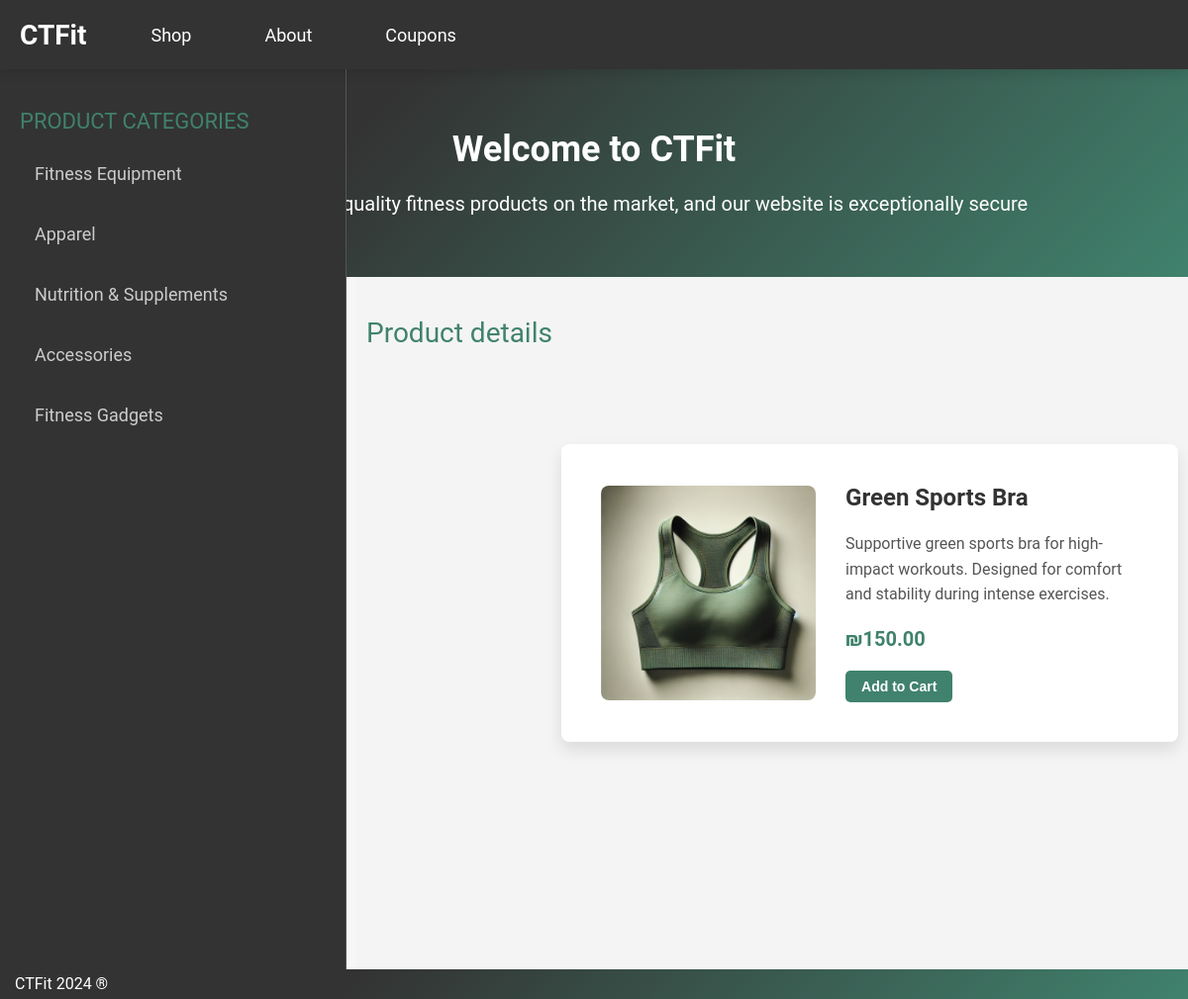
The app's page /product.php?title=Green+Sports+Bra with its own data.
### tables this page shows
CREATE TABLE `products_2` (
  `id` int NOT NULL,
  `image` varchar(255) NOT NULL,
  `title` varchar(255) NOT NULL,
  `price` varchar(10) NOT NULL,
  `description` text NOT NULL,
  `category` varchar(100) NOT NULL,
  `meta_description` varchar(255) NOT NULL,
  `meta_keywords` varchar(255) NOT NULL
);

### php/functions.php (called while the page is built, shortened)
<?php
function dbConnect(){
    $mysqli = new mysqli(SERVER, USERNAME, PASSWORD, DATABASE);
    if($mysqli->connect_errno != 0){
        return FALSE;
    }else{
        return $mysqli;
    }
}
function getCategories(){
    $mysqli = dbConnect();
    $result = $mysqli->query("SELECT DISTINCT category FROM products_2");
    while($row = $result->fetch_assoc()){
        $categories[] = $row;
    }
    return $categories;
}
function getProductByTitle($title){
    $mysqli = dbConnect();
    $stmt = $mysqli->prepare("SELECT * FROM products_2 WHERE title = ?");
    $stmt->bind_param("s", $title);
    $stmt->execute();
    $result = $stmt->get_result();
    $data = $result->fetch_all(MYSQLI_ASSOC);
    return $data;
}

### product.php (the view, shortened to what this page needs)
<?php require "php/functions.php" ?>
<?php
    if (isset($_GET["title"])) {
        $title = urldecode($_GET["title"]);
        $product = getProductByTitle($title);
    }
?>
<!DOCTYPE html>
<html lang="en">
<head>
    <link rel="stylesheet" href="css/style.css">
</head>
<body>
    <?php include "includes/nav.php" ?>
    <?php include "includes/header.php" ?>
    <main>
        <div class="left">
            <div class="section-title">Product Categories</div>
            <?php $categories = getCategories(); ?>
            <?php
                foreach ($categories as $category) {
                   ?>
                        <a href="category.php?category=<?php echo urlencode($category['category']) ?>">
                            <?php echo ucfirst($category['category']) ?>
                        </a>
                    <?php
                }
            ?>
        </div>
        <div class="right">
            <div class="section-title">Product details</div>
            <?php if (!empty($product)) : ?>
                <div class="product-details">
                    <img src="<?php echo "products/{$product[0]['image']}" ?>" alt="">
                    <div class="product-info">
                        <h1 class="title"><?php echo htmlspecialchars($product[0]['title']) ?></h1>
                        <p class="description"><?php echo htmlspecialchars($product[0]['description']) ?></p>
                        <p class="price"><?php echo htmlspecialchars($product[0]['price']) ?></p>
                        <button class="add-to-cart">Add to Cart</button>
                    </div>
                </div>
            <?php else : ?>
                <p>Sorry, the product you are looking for could not be found.</p>
            <?php endif; ?>
        </div>
    </main>
    <?php include "includes/footer.php" ?>
</body>
</html>

### css/style.css (style rules this page uses)
* { margin: 0; padding: 0; box-sizing: border-box; }
html, body { height: 100%; margin: 0; padding: 0; font-family: 'Roboto', sans-serif; color: #333; background-color: #f7f7f7; }
main { display: flex; height: calc(100vh - 70px); margin-top: 0; }
main .left { background-color: #333; border-right: thin solid #555; padding: 20px; color: #ccc; width: 350px; position: fixed; top: 70px; left: 0; bottom: 0; }
main .left .section-title { font-size: 22px; margin-bottom: 20px; margin-top: 20px; color: #40826D; text-transform: uppercase; }
main .left a { display: block; text-decoration: none; color: #ccc; font-size: 18px; margin-bottom: 20px; padding: 10px 15px; border-radius: 5px; transition: background-color 0.3s, color 0.3s; }
main .right { flex-grow: 1; padding: 40px 10px; margin-left: 360px; background-color: #f4f4f4; }
main .right .section-title { font-size: 28px; color: #40826D; margin-bottom: 20px; }
main .right .description { margin-top: 5px; color: #777; font-size: 16px; line-height: 24px; }
main .right .price { font-size: 24px; margin-top: 15px; color: #40826D; }

### product.php (style rules this page uses)
.product-details { display: flex; align-items: center; justify-content: center; padding: 40px; background-color: #fff; border-radius: 8px; box-shadow: 0 8px 16px rgba(0, 0, 0, 0.1); margin-top: 12vh; margin-left: 24%; max-width: 800px; }
.product-details img { width: 40%; max-width: 250px; margin-right: 30px; border-radius: 8px; transition: transform 0.3s ease; }
.product-details .product-info { flex: 1; text-align: left; }
.product-details .product-info .title { font-size: 24px; font-weight: bold; color: #333; margin-bottom: 20px; }
.product-details .product-info .description { font-size: 16px; color: #555; margin-bottom: 20px; line-height: 1.6; }
.product-details .product-info .price { font-size: 20px; color: #40826D; font-weight: bold; margin-bottom: 20px; }
.product-details .product-info .add-to-cart { padding: 8px 16px; background-color: #40826D; color: white; border: none; border-radius: 5px; cursor: pointer; font-size: 14px; font-weight: bold; transition: background-color 0.3s ease, transform 0.3s ease; }

### records on screen
products_2: image (picture), title "Green Sports Bra", description "Supportive green sports bra for high-impact workouts. Designed for comfort and stability during intense exercises.", price "₪150.00"

### other values on screen
$category['category'] "Fitness Equipment"
$category['category'] "Apparel"
$category['category'] "Nutrition & Supplements"
$category['category'] "Accessories"
$category['category'] "Fitness Gadgets"
